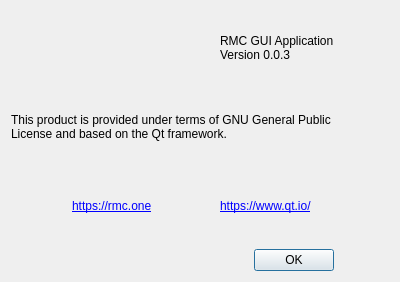
<?xml version="1.0" encoding="UTF-8"?>
<ui version="4.0">
 <class>AboutDialog</class>
 <widget class="QDialog" name="AboutDialog">
  <property name="geometry">
   <rect>
    <x>0</x>
    <y>0</y>
    <width>400</width>
    <height>282</height>
   </rect>
  </property>
  <property name="windowTitle">
   <string>About RMCWallet</string>
  </property>
  <layout class="QGridLayout" name="gridLayout">
   <item row="3" column="4">
    <spacer name="horizontalSpacer">
     <property name="orientation">
      <enum>Qt::Horizontal</enum>
     </property>
     <property name="sizeHint" stdset="0">
      <size>
       <width>40</width>
       <height>20</height>
      </size>
     </property>
    </spacer>
   </item>
   <item row="2" column="3">
    <widget class="QLabel" name="qtUrl">
     <property name="text">
      <string>&lt;a href=&quot;https://www.qt.io/&quot;&gt;https://www.qt.io/&lt;/a&gt;</string>
     </property>
    </widget>
   </item>
   <item row="0" column="0" colspan="3">
    <widget class="QLabel" name="logoLabel">
     <property name="text">
      <string/>
     </property>
     <property name="pixmap">
      <pixmap resource="resources.qrc">:/RMC_Logo_all1.png</pixmap>
     </property>
     <property name="scaledContents">
      <bool>false</bool>
     </property>
    </widget>
   </item>
   <item row="2" column="0">
    <spacer name="horizontalSpacer_5">
     <property name="orientation">
      <enum>Qt::Horizontal</enum>
     </property>
     <property name="sizeHint" stdset="0">
      <size>
       <width>40</width>
       <height>20</height>
      </size>
     </property>
    </spacer>
   </item>
   <item row="2" column="4">
    <spacer name="horizontalSpacer_4">
     <property name="orientation">
      <enum>Qt::Horizontal</enum>
     </property>
     <property name="sizeHint" stdset="0">
      <size>
       <width>30</width>
       <height>20</height>
      </size>
     </property>
    </spacer>
   </item>
   <item row="3" column="0">
    <spacer name="horizontalSpacer_2">
     <property name="orientation">
      <enum>Qt::Horizontal</enum>
     </property>
     <property name="sizeHint" stdset="0">
      <size>
       <width>40</width>
       <height>20</height>
      </size>
     </property>
    </spacer>
   </item>
   <item row="2" column="2">
    <spacer name="horizontalSpacer_3">
     <property name="orientation">
      <enum>Qt::Horizontal</enum>
     </property>
     <property name="sizeHint" stdset="0">
      <size>
       <width>40</width>
       <height>20</height>
      </size>
     </property>
    </spacer>
   </item>
   <item row="1" column="0" colspan="4">
    <widget class="QLabel" name="descriptionLabel">
     <property name="text">
      <string>This product is provided under terms of GNU General Public License and based on the Qt framework.</string>
     </property>
     <property name="wordWrap">
      <bool>true</bool>
     </property>
    </widget>
   </item>
   <item row="2" column="1">
    <widget class="QLabel" name="rmcUrl">
     <property name="text">
      <string>&lt;a href=&quot;https://rmc.one/&quot;&gt;https://rmc.one&lt;/a&gt;</string>
     </property>
     <property name="textFormat">
      <enum>Qt::RichText</enum>
     </property>
    </widget>
   </item>
   <item row="3" column="2" colspan="2">
    <widget class="QDialogButtonBox" name="buttonBox">
     <property name="orientation">
      <enum>Qt::Horizontal</enum>
     </property>
     <property name="standardButtons">
      <set>QDialogButtonBox::Ok</set>
     </property>
    </widget>
   </item>
   <item row="0" column="3">
    <widget class="QLabel" name="versionLabel">
     <property name="text">
      <string>RMC GUI Application 
Version 0.0.3</string>
     </property>
    </widget>
   </item>
  </layout>
 </widget>
 <resources>
  <include location="resources.qrc"/>
 </resources>
 <connections>
  <connection>
   <sender>buttonBox</sender>
   <signal>accepted()</signal>
   <receiver>AboutDialog</receiver>
   <slot>accept()</slot>
   <hints>
    <hint type="sourcelabel">
     <x>248</x>
     <y>254</y>
    </hint>
    <hint type="destinationlabel">
     <x>157</x>
     <y>274</y>
    </hint>
   </hints>
  </connection>
  <connection>
   <sender>buttonBox</sender>
   <signal>rejected()</signal>
   <receiver>AboutDialog</receiver>
   <slot>reject()</slot>
   <hints>
    <hint type="sourcelabel">
     <x>316</x>
     <y>260</y>
    </hint>
    <hint type="destinationlabel">
     <x>286</x>
     <y>274</y>
    </hint>
   </hints>
  </connection>
 </connections>
</ui>
